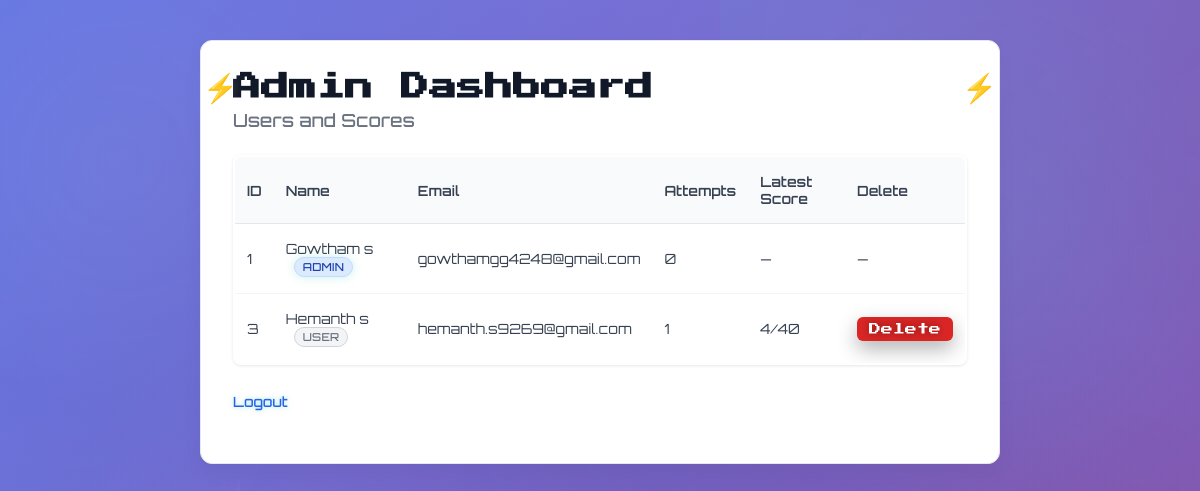
/admin.php (signed in), run on the app's committed database.
### tables this page shows
CREATE TABLE `users` (
  `id` int(11) NOT NULL,
  `name` varchar(100) DEFAULT NULL,
  `email` varchar(100) DEFAULT NULL,
  `password` varchar(255) DEFAULT NULL
);

### config.php (called while the page is built, shortened)
<?php
$ADMIN_EMAIL = 'gowthamgg4248@gmail.com';
?>

### admin.php (the view, shortened to what this page needs)
<?php
require_once __DIR__ . '/config.php';
$conn = db_connect();
mysqli_query($conn, "CREATE TABLE IF NOT EXISTS attempts (
    id INT AUTO_INCREMENT PRIMARY KEY,
    user_id INT NOT NULL,
    score INT NOT NULL,
    total_questions INT NOT NULL,
    created_at TIMESTAMP DEFAULT CURRENT_TIMESTAMP,
    INDEX(user_id)
) ENGINE=InnoDB DEFAULT CHARSET=utf8mb4");
$sql = "SELECT u.id, u.name, u.email,
        COUNT(a.id) AS attempts_count,
        (SELECT CONCAT(a2.score, '/', a2.total_questions)
           FROM attempts a2
          WHERE a2.user_id = u.id
          ORDER BY a2.created_at DESC, a2.id DESC
          LIMIT 1) AS latest_score
        FROM users u
        LEFT JOIN attempts a ON a.user_id = u.id
        GROUP BY u.id, u.name, u.email
        ORDER BY u.id ASC";
$res = mysqli_query($conn, $sql);
?>
<!DOCTYPE html>
<html>
<head>
    <link rel="stylesheet" href="style.css?v=<?php echo time(); ?>&r=<?php echo rand(1000,9999); ?>">
</head>
<body>
<div class="admin-dashboard">
    <h2>Admin Dashboard</h2>
    <h3>Users and Scores</h3>
    <table class="admin-table">
        <thead>
            <tr>
                <th>ID</th>
                <th>Name</th>
                <th>Email</th>
                <th>Attempts</th>
                <th>Latest Score</th>
                <th>Delete</th>
            </tr>
        </thead>
        <tbody>
            <?php if ($res): ?>
                <?php while ($row = mysqli_fetch_assoc($res)) { ?>
                    <tr>
                        <td><?php echo (int)$row['id']; ?></td>
                        <td>
                            <?php echo htmlspecialchars($row['name']); ?>
                            <?php $isAdminUser = strtolower($row['email']) === strtolower($ADMIN_EMAIL); ?>
                            <span class="admin-badge <?php echo $isAdminUser ? 'admin' : ''; ?>">
                                <?php echo $isAdminUser ? 'Admin' : 'User'; ?>
                            </span>
                        </td>
                        <td><?php echo htmlspecialchars($row['email']); ?></td>
                        <td><?php echo (int)$row['attempts_count']; ?></td>
                        <td><?php echo $row['latest_score'] ? htmlspecialchars($row['latest_score']) : '—'; ?></td>
                        <td>
                            <?php if (strtolower($row['email']) !== strtolower($ADMIN_EMAIL)) { ?>
                                <form method="POST" style="display:inline;" onsubmit="return confirm('Delete this user and all attempts?');">
                                    <input type="submit" value="Delete" class="delete-btn">
                                </form>
                            <?php } else { ?>
                                —
                            <?php } ?>
                        </td>
                    </tr>
                <?php } ?>
            <?php else: ?>
                <tr>
                    <td colspan="6" class="no-data">No users found.</td>
                </tr>
            <?php endif; ?>
        </tbody>
    </table>
    <p><a href="logout.php" class="logout-link">Logout</a></p>
</div>
</body>
</html>

### admin.php (style rules this page uses)
.admin-dashboard { max-width: 800px !important; margin: 5vh auto !important; background: #ffffff !important; border: 1px solid #e5e7eb !important; border-radius: 12px !important; padding: 32px !important; box-shadow: 0 10px 20px rgba(0,0,0,0.04) !important; }
.admin-dashboard h2 { font-size: 28px !important; font-weight: 700 !important; color: #111827 !important; margin: 0 0 8px 0 !important; }
.admin-dashboard h3 { font-size: 18px !important; font-weight: 500 !important; color: #6b7280 !important; margin: 0 0 24px 0 !important; }
.admin-table { width: 100% !important; border-collapse: collapse !important; margin-bottom: 24px !important; background: #ffffff !important; border-radius: 8px !important; overflow: hidden !important; box-shadow: 0 1px 3px rgba(0,0,0,0.1) !important; }
.admin-table th { background: #f8fafc !important; color: #374151 !important; font-weight: 600 !important; font-size: 14px !important; padding: 16px 12px !important; text-align: left !important; border-bottom: 1px solid #e5e7eb !important; }
.admin-table td { padding: 16px 12px !important; border-bottom: 1px solid #f3f4f6 !important; font-size: 14px !important; color: #374151 !important; }
.admin-table tr:last-child td { border-bottom: none !important; }
.admin-badge { display: inline-block !important; margin-left: 8px !important; font-size: 11px !important; font-weight: 500 !important; color: #6b7280 !important; background: #f3f4f6 !important; border: 1px solid #d1d5db !important; padding: 2px 8px !important; border-radius: 12px !important; text-transform: uppercase !important; letter-spacing: 0.025em !important; }
.admin-badge.admin { background: #dbeafe !important; color: #1e40af !important; border-color: #bfdbfe !important; }
.delete-btn { background: #dc2626 !important; color: #ffffff !important; border: none !important; padding: 6px 12px !important; border-radius: 6px !important; font-size: 12px !important; font-weight: 500 !important; cursor: pointer !important; transition: background-color 0.2s !important; }
.logout-link { color: #2563eb !important; text-decoration: none !important; font-weight: 500 !important; font-size: 14px !important; }

### data on the page
users: id "1", name "Gowtham s", shows "ADMIN", email "gowthamgg4248@gmail.com", attempts_count "0"
users: id "3", name "Hemanth s", shows "USER", email "hemanth.s9269@gmail.com", attempts_count "1", latest_score "4/40"
